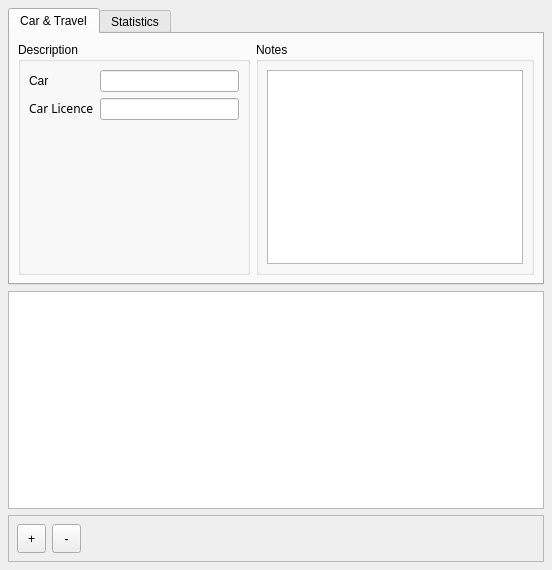
<ui version="4.0" >
 <author></author>
 <comment></comment>
 <exportmacro></exportmacro>
 <class>MainWindow</class>
 <widget class="QWidget" name="MainWindow" >
  <property name="geometry" >
   <rect>
    <x>0</x>
    <y>0</y>
    <width>552</width>
    <height>570</height>
   </rect>
  </property>
  <property name="windowTitle" >
   <string>Travel</string>
  </property>
  <layout class="QVBoxLayout" >
   <property name="margin" >
    <number>8</number>
   </property>
   <property name="spacing" >
    <number>6</number>
   </property>
   <item>
    <widget class="QTabWidget" name="tabSettings" >
     <widget class="QWidget" name="tab" >
      <attribute name="title" >
       <string>Car &amp;&amp; Travel</string>
      </attribute>
      <layout class="QHBoxLayout" >
       <property name="margin" >
        <number>8</number>
       </property>
       <property name="spacing" >
        <number>6</number>
       </property>
       <item>
        <widget class="QGroupBox" name="groupBox" >
         <property name="sizePolicy" >
          <sizepolicy>
           <hsizetype>3</hsizetype>
           <vsizetype>3</vsizetype>
           <horstretch>0</horstretch>
           <verstretch>0</verstretch>
          </sizepolicy>
         </property>
         <property name="title" >
          <string>Description</string>
         </property>
         <layout class="QGridLayout" >
          <property name="margin" >
           <number>8</number>
          </property>
          <property name="spacing" >
           <number>6</number>
          </property>
          <item row="0" column="0" >
           <widget class="QLabel" name="label" >
            <property name="text" >
             <string>&lt;html>&lt;head>&lt;meta name=&quot;qrichtext&quot; content=&quot;1&quot; />&lt;/head>&lt;body style=&quot; white-space: pre-wrap; font-family:Lucida Grande; font-weight:400; font-style:normal; text-decoration:none;&quot;>&lt;p style=&quot; margin-top:0px; margin-bottom:0px; margin-left:0px; margin-right:0px; -qt-block-indent:0; text-indent:0px;&quot;>&lt;span style=&quot; color:#000000;&quot;>Car&lt;/span>&lt;/p>&lt;/body>&lt;/html></string>
            </property>
           </widget>
          </item>
          <item row="1" column="1" >
           <widget class="QLineEdit" name="lineCarLicence" />
          </item>
          <item row="0" column="1" >
           <widget class="QLineEdit" name="lineCarName" />
          </item>
          <item row="1" column="0" >
           <widget class="QLabel" name="label_5" >
            <property name="text" >
             <string>&lt;html>&lt;head>&lt;meta name=&quot;qrichtext&quot; content=&quot;1&quot; />&lt;/head>&lt;body style=&quot; white-space: pre-wrap; font-family:Lucida Grande; font-weight:400; font-style:normal; text-decoration:none;&quot;>&lt;p style=&quot; margin-top:0px; margin-bottom:0px; margin-left:0px; margin-right:0px; -qt-block-indent:0; text-indent:0px;&quot;>&lt;span style=&quot; font-family:Sans Serif;&quot;>Car Licence&lt;/span>&lt;/p>&lt;/body>&lt;/html></string>
            </property>
            <property name="buddy" >
             <cstring></cstring>
            </property>
           </widget>
          </item>
          <item row="2" column="0" >
           <spacer>
            <property name="orientation" >
             <enum>Qt::Vertical</enum>
            </property>
            <property name="sizeHint" >
             <size>
              <width>20</width>
              <height>40</height>
             </size>
            </property>
           </spacer>
          </item>
          <item row="2" column="1" >
           <spacer>
            <property name="orientation" >
             <enum>Qt::Vertical</enum>
            </property>
            <property name="sizeHint" >
             <size>
              <width>20</width>
              <height>40</height>
             </size>
            </property>
           </spacer>
          </item>
         </layout>
        </widget>
       </item>
       <item>
        <widget class="QGroupBox" name="groupBox_2" >
         <property name="sizePolicy" >
          <sizepolicy>
           <hsizetype>3</hsizetype>
           <vsizetype>3</vsizetype>
           <horstretch>0</horstretch>
           <verstretch>0</verstretch>
          </sizepolicy>
         </property>
         <property name="maximumSize" >
          <size>
           <width>16777215</width>
           <height>2000</height>
          </size>
         </property>
         <property name="title" >
          <string>Notes</string>
         </property>
         <layout class="QHBoxLayout" >
          <property name="margin" >
           <number>8</number>
          </property>
          <property name="spacing" >
           <number>6</number>
          </property>
          <item>
           <widget class="QTextEdit" name="textCarDescription" >
            <property name="sizePolicy" >
             <sizepolicy>
              <hsizetype>3</hsizetype>
              <vsizetype>3</vsizetype>
              <horstretch>0</horstretch>
              <verstretch>0</verstretch>
             </sizepolicy>
            </property>
           </widget>
          </item>
         </layout>
        </widget>
       </item>
      </layout>
     </widget>
     <widget class="QWidget" name="tab" >
      <attribute name="title" >
       <string>Statistics</string>
      </attribute>
     </widget>
    </widget>
   </item>
   <item>
    <widget class="QTableView" name="tableViewTravel" />
   </item>
   <item>
    <widget class="QFrame" name="frame" >
     <property name="frameShape" >
      <enum>QFrame::StyledPanel</enum>
     </property>
     <property name="frameShadow" >
      <enum>QFrame::Raised</enum>
     </property>
     <layout class="QHBoxLayout" >
      <property name="margin" >
       <number>8</number>
      </property>
      <property name="spacing" >
       <number>6</number>
      </property>
      <item>
       <widget class="QToolButton" name="toolBtnAdd" >
        <property name="minimumSize" >
         <size>
          <width>29</width>
          <height>29</height>
         </size>
        </property>
        <property name="whatsThis" >
         <string>Add a new Travel</string>
        </property>
        <property name="text" >
         <string>+</string>
        </property>
       </widget>
      </item>
      <item>
       <widget class="QToolButton" name="toolBtnRem" >
        <property name="minimumSize" >
         <size>
          <width>29</width>
          <height>29</height>
         </size>
        </property>
        <property name="text" >
         <string>-</string>
        </property>
       </widget>
      </item>
      <item>
       <spacer>
        <property name="orientation" >
         <enum>Qt::Horizontal</enum>
        </property>
        <property name="sizeHint" >
         <size>
          <width>40</width>
          <height>20</height>
         </size>
        </property>
       </spacer>
      </item>
     </layout>
    </widget>
   </item>
  </layout>
 </widget>
 <pixmapfunction></pixmapfunction>
 <resources>
  <include location="oatravel.qrc" />
 </resources>
 <connections/>
</ui>
